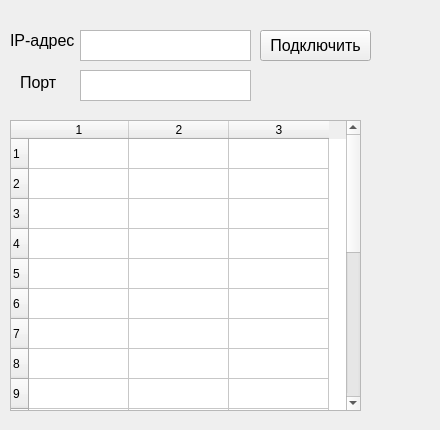
<?xml version="1.0" encoding="UTF-8"?>
<ui version="4.0">
 <class>Server_int</class>
 <widget class="QWidget" name="Server_int">
  <property name="geometry">
   <rect>
    <x>0</x>
    <y>0</y>
    <width>440</width>
    <height>430</height>
   </rect>
  </property>
  <property name="minimumSize">
   <size>
    <width>440</width>
    <height>430</height>
   </size>
  </property>
  <property name="maximumSize">
   <size>
    <width>440</width>
    <height>430</height>
   </size>
  </property>
  <property name="windowTitle">
   <string>Admin</string>
  </property>
  <widget class="QTableWidget" name="tableWidget">
   <property name="geometry">
    <rect>
     <x>10</x>
     <y>120</y>
     <width>351</width>
     <height>291</height>
    </rect>
   </property>
   <property name="rowCount">
    <number>20</number>
   </property>
   <property name="columnCount">
    <number>3</number>
   </property>
   <row/>
   <row/>
   <row/>
   <row/>
   <row/>
   <row/>
   <row/>
   <row/>
   <row/>
   <row/>
   <row/>
   <row/>
   <row/>
   <row/>
   <row/>
   <row/>
   <row/>
   <row/>
   <row/>
   <row/>
   <column/>
   <column/>
   <column/>
  </widget>
  <widget class="QPushButton" name="pushButton">
   <property name="geometry">
    <rect>
     <x>260</x>
     <y>30</y>
     <width>111</width>
     <height>31</height>
    </rect>
   </property>
   <property name="font">
    <font>
     <pointsize>12</pointsize>
    </font>
   </property>
   <property name="text">
    <string>Подключить</string>
   </property>
  </widget>
  <widget class="QLabel" name="label_ip">
   <property name="geometry">
    <rect>
     <x>10</x>
     <y>30</y>
     <width>71</width>
     <height>20</height>
    </rect>
   </property>
   <property name="font">
    <font>
     <pointsize>12</pointsize>
    </font>
   </property>
   <property name="autoFillBackground">
    <bool>true</bool>
   </property>
   <property name="text">
    <string>IP-адрес</string>
   </property>
  </widget>
  <widget class="QLabel" name="label_2">
   <property name="geometry">
    <rect>
     <x>20</x>
     <y>72</y>
     <width>47</width>
     <height>21</height>
    </rect>
   </property>
   <property name="font">
    <font>
     <pointsize>12</pointsize>
    </font>
   </property>
   <property name="text">
    <string>Порт</string>
   </property>
  </widget>
  <widget class="QTextEdit" name="textEdit">
   <property name="geometry">
    <rect>
     <x>80</x>
     <y>30</y>
     <width>171</width>
     <height>31</height>
    </rect>
   </property>
  </widget>
  <widget class="QTextEdit" name="textEdit_2">
   <property name="geometry">
    <rect>
     <x>80</x>
     <y>70</y>
     <width>171</width>
     <height>31</height>
    </rect>
   </property>
  </widget>
 </widget>
 <resources/>
 <connections/>
</ui>
